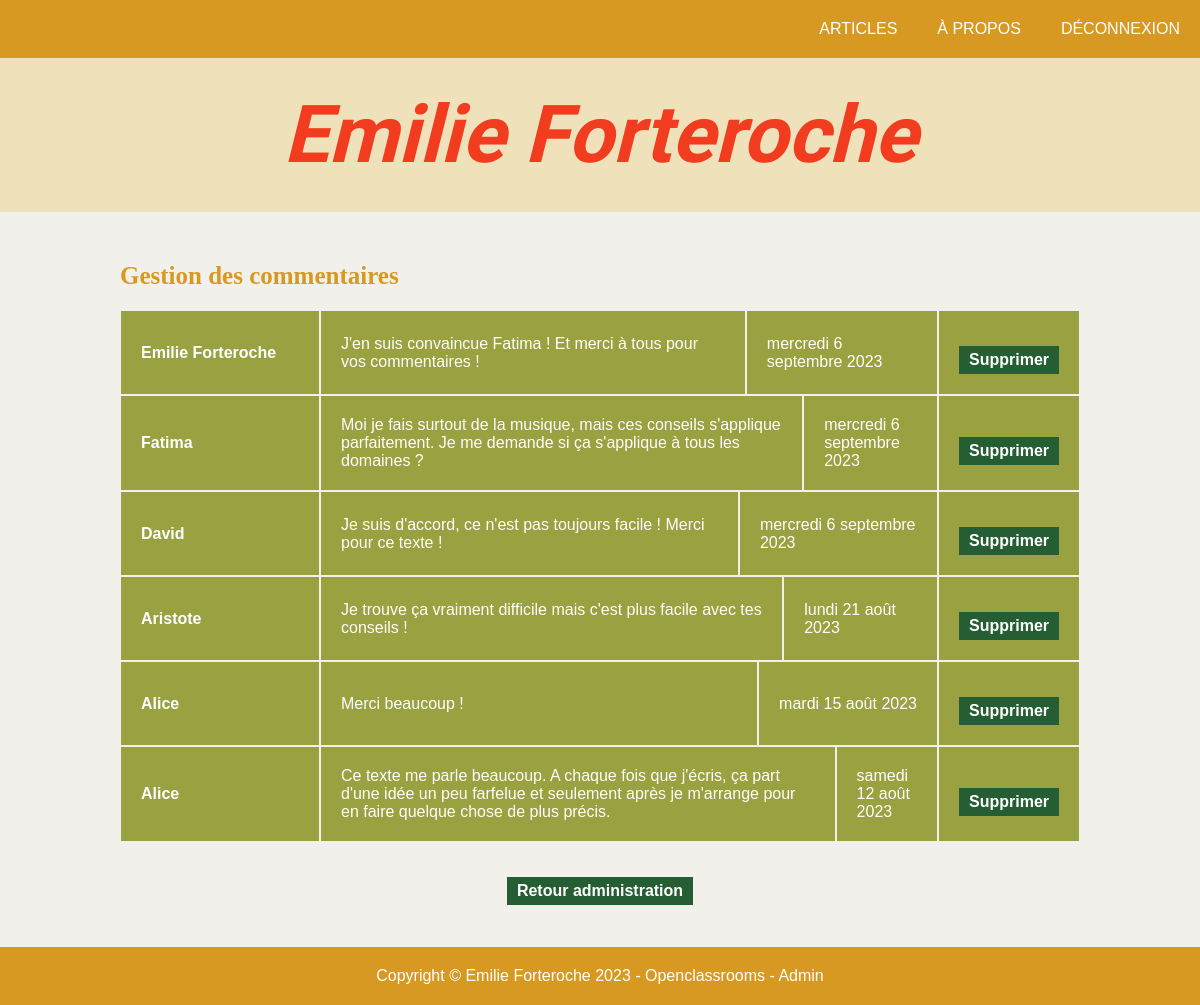
Screenshot of /index.php?action=comments (signed in) with the database file from the repository.
### tables this page shows
CREATE TABLE IF NOT EXISTS `comment` (
  `id` int NOT NULL AUTO_INCREMENT,
  `id_article` int NOT NULL,
  `pseudo` varchar(255) NOT NULL,
  `content` text NOT NULL,
  `date_creation` datetime NOT NULL,
  PRIMARY KEY (`id`),
  KEY `link_comment_article` (`id_article`)
);

### views/View.php (called while the page is built, shortened)
<?php
class View
{
    public function render(string $viewName, array $params = []): void
    {
        $viewPath = $this->buildViewPath($viewName);
        $content = $this->_renderViewFromTemplate($viewPath, $params);
    }
    private function _renderViewFromTemplate(string $viewPath, array $params = []): string
    {
        if (file_exists($viewPath)) {
            extract($params);
            require($viewPath);
            return ob_get_clean();
        } else {
            throw new Exception("La vue '$viewPath' est introuvable.");
        }
    }
    private function buildViewPath(string $viewName): string
    {
        return TEMPLATE_VIEW_PATH . $viewName . '.php';
    }
}

### controllers/AdminController.php (called while the page is built, shortened)
<?php
class AdminController
{
    public function showComments(): void
    {
        $commentManager = new CommentManager();
        $comments = $commentManager->getAllComments();
        $view = new View("Gestion des commentaires");
        $view->render("comments", [
            'comments' => $comments
        ]);
    }
}

### index.php (called while the page is built, shortened)
<?php
$action = Utils::request('action', 'home');
try {
    switch ($action) {
        case 'comments':
            $adminController = new AdminController();
            $adminController->showComments();
            break;
    }
} catch (Exception $e) {
    $errorView = new View('Erreur');
    $errorView->render('errorPage', ['errorMessage' => $e->getMessage()]);
}

### models/DBManager.php (called while the page is built, shortened)
<?php
class DBManager
{
    private static $instance;
    private $db;
    private function __construct()
    {
        $this->db = new PDO('mysql:host=' . DB_HOST . ';dbname=' . DB_NAME . ';charset=utf8', DB_USER, DB_PASS);
        $this->db->setAttribute(PDO::ATTR_ERRMODE, PDO::ERRMODE_EXCEPTION);
        $this->db->setAttribute(PDO::ATTR_DEFAULT_FETCH_MODE, PDO::FETCH_ASSOC);
    }
    public static function getInstance() : DBManager
    {
        if (!self::$instance) {
            self::$instance = new DBManager();
        }
        return self::$instance;
    }
    public function query(string $sql, ?array $params = null) : PDOStatement
    {
        if ($params == null) {
            $query = $this->db->query($sql);
        } else {
            $query = $this->db->prepare($sql);
            $query->execute($params);
        }
        return $query;
    }
}

### models/CommentManager.php (called while the page is built, shortened)
<?php
class CommentManager extends AbstractEntityManager
{
    public function getAllComments(): array
    {
        $sql = "SELECT * FROM comment ORDER BY date_creation DESC";
        $result = $this->db->query($sql);
        $comments = [];
        while ($comment = $result->fetch()) {
            $comments[] = new Comment($comment);
        }
        return $comments;
    }
}

### models/AbstractEntity.php (called while the page is built, shortened)
<?php
abstract class AbstractEntity
{
    protected int $id = -1;
    protected function hydrate(array $data) : void
    {
        foreach ($data as $key => $value) {
            $method = 'set' . str_replace('_', '', ucwords($key, '_'));
        }
    }
    public function setId(int $id) : void
    {
        $this->id = $id;
    }
    public function getId() : int
    {
        return $this->id;
    }
}

### models/Comment.php (called while the page is built, shortened)
<?php
class Comment extends AbstractEntity
{
    private string $pseudo;
    private string $content;
    private DateTime $dateCreation;
    public function getPseudo(): string
    {
        return $this->pseudo;
    }
    public function setPseudo(string $pseudo): void
    {
        $this->pseudo = $pseudo;
    }
    public function getContent(): string
    {
        return $this->content;
    }
    public function setContent(string $content): void
    {
        $this->content = $content;
    }
    public function getDateCreation(): DateTime
    {
        return $this->dateCreation;
    }
    public function setDateCreation(string|DateTime $dateCreation, string $format = 'Y-m-d H:i:s') : void
    {
        if (is_string($dateCreation)) {
            $dateCreation = DateTime::createFromFormat($format, $dateCreation);
        }
        $this->dateCreation = $dateCreation;
    }
}

### views/templates/comments.php (the view, shortened to what this page needs)
<h2>Gestion des commentaires</h2>
<div class="adminArticle">
    <?php foreach ($comments as $comment) { ?>
        <div class="articleLine">
            <div class="title">
                <?= Utils::format($comment->getPseudo()) ?>
            </div>
            <div class="content">
                <?= Utils::format($comment->getContent()) ?>
            </div>
            <div>
                <?= Utils::convertDateToFrenchFormat($comment->getDateCreation()) ?>
            </div>
            <div>
                <a class="submit"
                    href="index.php?action=deleteComment&id=<?= $comment->getId() ?>"
                    <?= Utils::askConfirmation("Êtes-vous sûr de vouloir supprimer ce commentaire ?") ?>>
                    Supprimer
                </a>
            </div>
        </div>
    <?php } ?>
</div>
<a class="submit" href="index.php?action=admin">
    Retour administration
</a>

### services/Utils.php (shortened to what this page needs)
<?php
class Utils {
    public static function convertDateToFrenchFormat(DateTime $date) : string
    {
        $dateFormatter = new IntlDateFormatter('fr_FR', IntlDateFormatter::FULL, IntlDateFormatter::FULL);
        $dateFormatter->setPattern('EEEE d MMMM Y');
        return $dateFormatter->format($date);
    }
    public static function askConfirmation(string $message) : string
    {
        return "onclick=\"return confirm('$message');\"";
    }
    public static function format(string $string) : string
    {
        $finalString = htmlspecialchars($string, ENT_QUOTES);
        $lines = explode("\n", $finalString);
        $finalString = "";
        foreach ($lines as $line) {
            if (trim($line) != "") {
                $finalString .= "<p>$line</p>";
            }
        }
        return $finalString;
    }
}

### css/style.css (style rules this page uses)
* { margin: 0; padding: 0; box-sizing: border-box; }
:root { --backgroundColor: #f1f0eb; --headerColor: #d79922; --headerPaleColor: #efe1ba; --titleColor: #f13c1f; --dateColor: #3f56a4; --quoteColor: #c5cbe4; --commentPaleColor: #99a140; --commentColor: #255e33; }
body { display: flex; flex-direction: column; align-items: center; font-family: "arial", sans-serif; background-color: var(--backgroundColor); }
h2 { width: 100%; margin: 20px 0; font-size: 25px; font-family: "Times New Roman", Times, serif; color: var(--headerColor); }
a { text-decoration: none; color: inherit; }
.submit { display: inline-block; padding: 5px 10px; margin: 15px 0 0 0; font-weight: bold; color: white; background-color: var(--commentColor); border: none; }
.adminArticle { margin-bottom: 20px; background-color: var(--commentPaleColor); color: white; }
.articleLine { display: flex; }
.articleLine div { display: flex; align-items: center; }
.articleLine .title { font-weight: bold; min-width: 200px; width: 200px; }
.articleLine .content { flex-grow: 1; }
.articleLine > div { padding: 20px; border: 1px solid var(--backgroundColor); }

### rows the page displays
comment: pseudo "Emilie Forteroche", content "J'en suis convaincue Fatima ! Et merci à tous pour vos commentaires !", date_creation "mercredi 6 septembre 2023"
comment: pseudo "Fatima", content "Moi je fais surtout de la musique, mais ces conseils s'applique parfaitement. Je me demande si ça s'applique à tous les domaines ?", date_creation "mercredi 6 septembre 2023"
comment: pseudo "David", content "Je suis d'accord, ce n'est pas toujours facile ! Merci pour ce texte !", date_creation "mercredi 6 septembre 2023"
comment: pseudo "Aristote", content "Je trouve ça vraiment difficile mais c'est plus facile avec tes conseils !", date_creation "lundi 21 août 2023"
comment: pseudo "Alice", content "Merci beaucoup !", date_creation "mardi 15 août 2023"
comment: pseudo "Alice", content "Ce texte me parle beaucoup. A chaque fois que j'écris, ça part d'une idée un peu farfelue et seulement après je m'arrange pour en faire quelque chose de plus précis.", date_creation "samedi 12 août 2023"
